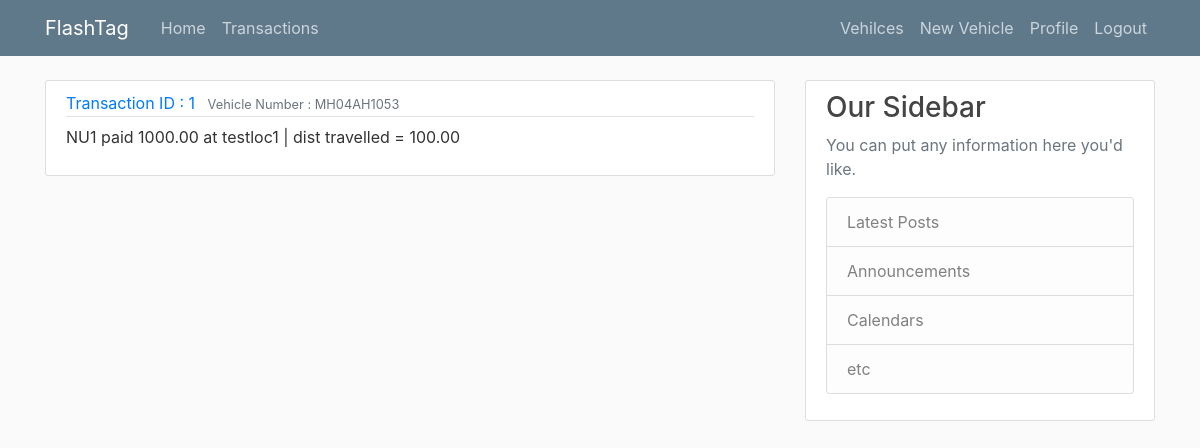
The app's page /transactions/ (signed in), older data.
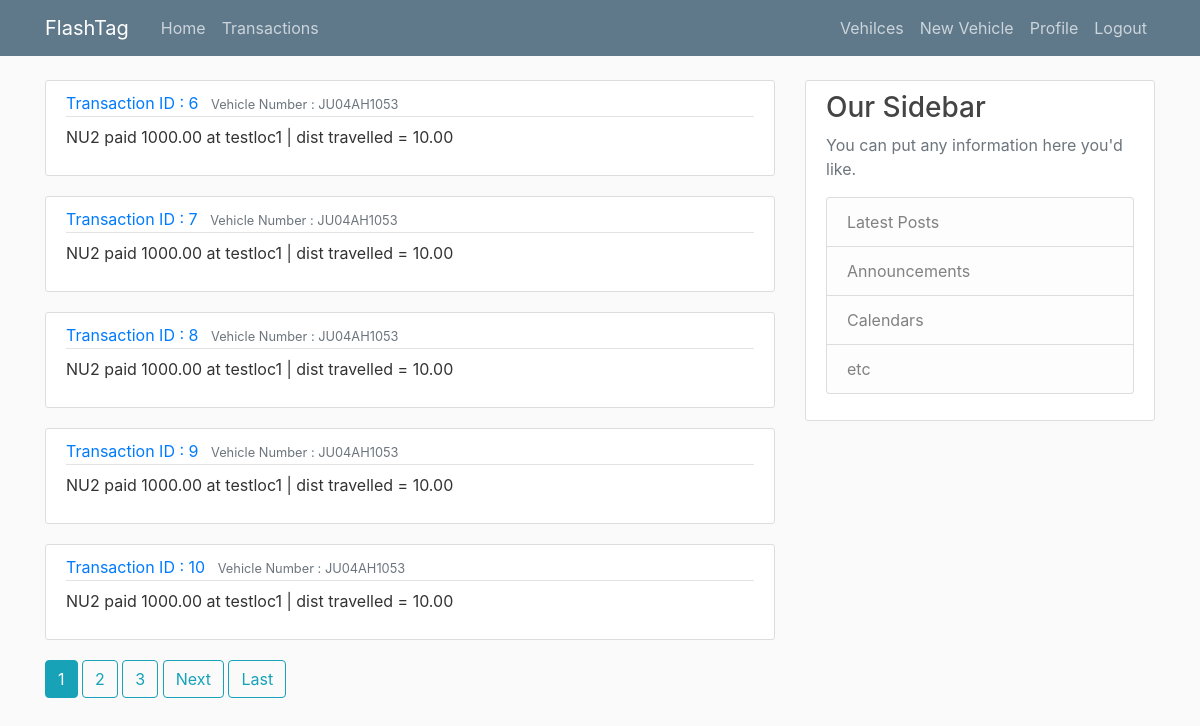
The same page, newer data.
### Transaction/models.py (models this page shows, shortened)
class Transaction(models.Model):
    user = models.ForeignKey(DjangoUser, on_delete=models.CASCADE)
    toll  = models.ForeignKey(Toll, on_delete=models.CASCADE)
    vehicle_number = models.ForeignKey(Vehicle, on_delete=models.CASCADE)
    vehicle_distance = models.DecimalField(max_digits=10,decimal_places=2)
    transaction_amount = models.DecimalField(max_digits=10,decimal_places=2)
    transaction_time = models.DateTimeField(default=timezone.now)
    transaction_status = models.PositiveSmallIntegerField(choices=STATUS_CHOICE,default=0)

### User/models.py (models this page shows, shortened)
class Vehicle(models.Model):
    user = models.ForeignKey(DjangoUser, on_delete=models.CASCADE)
    vehicle_number = models.CharField(max_length = 10,primary_key=True)
    vehicle_type = models.CharField(max_length = 10)
    vehicle_model = models.CharField(max_length = 10)
    vehicle_distance = models.DecimalField(max_digits=10,decimal_places=2,default=0)

### Toll/models.py (models this page shows, shortened)
class Toll(models.Model):
    toll_name = models.CharField(max_length = 30)
    toll_location = models.CharField(max_length = 30)
    toll_charge_per_km = models.DecimalField(max_digits=10,decimal_places=2,default=100.00)
    toll_price_collected = models.DecimalField(max_digits=10,decimal_places=2,default=0.00)

### Transaction/views.py (the view)
# urls.py: path('transactions/', Transaction_views.TransactionListView.as_view(), name='transactions-list'),
class TransactionListView(LoginRequiredMixin,ListView):
    model = Transaction
    template_name = 'Transaction/transaction_list.html'
    context_object_name = "Transactions"
    ordering = ['-transaction_time']
    paginate_by = 5
    def get_queryset(self):
        return Transaction.objects.all()

### Transaction/templates/Transaction/transaction_list.html (shortened to what this page needs)
{% extends "User/base.html" %}
{% block content %}
    {% for Transaction in Transactions %}
    <article class="media content-section">
        <div class="media-body">
          <div class="article-metadata">
            <a class="mr-2" href="{% url 'Transaction:Transaction-detail' Transaction.id %}"> Transaction ID : {{ Transaction.id }}</a>
            <small class="text-muted"> Vehicle Number : {{ Transaction.vehicle_number.vehicle_number }} </small>
          </div>
          <p class="article-content">{{ Transaction.user.username }} paid {{ Transaction.transaction_amount }} at {{ Transaction.toll.toll_location }} | dist travelled = {{ Transaction.vehicle_distance }}</p>
        </div>
      </article>
    {% endfor %}
    {% if is_paginated %}
      {% for num in page_obj.paginator.page_range %}
        {% if page_obj.number == num %}
          <a class="btn btn-info mb-4" href="?page={{ num }}">{{ num }}</a>
        {% elif num > page_obj.number|add:'-3' and num < page_obj.number|add:'3' %}
          <a class="btn btn-outline-info mb-4" href="?page={{ num }}">{{ num }}</a>
        {% endif %}
      {% endfor %}
      {% if page_obj.has_next %}
        <a class="btn btn-outline-info mb-4" href="?page={{ page_obj.next_page_number }}">Next</a>
        <a class="btn btn-outline-info mb-4" href="?page={{ page_obj.paginator.num_pages }}">Last</a>
      {% endif %}
    {% endif %}
{% endblock content %}

### User/templates/User/base.html (shortened to what this page needs)
{% load static %}
<!DOCTYPE html>
<html lang="en">
<head>
    <link rel="stylesheet" href="https://cdn.jsdelivr.net/npm/bootstrap@4.0.0/dist/css/bootstrap.min.css">
    <link rel="stylesheet" type="text/css" href="{% static 'User/main.css' %}">
</head>
<body>
    <header class="site-header">
        <nav class="navbar navbar-expand-md navbar-dark bg-steel fixed-top">
          <div class="container">
            <a class="navbar-brand mr-4" href="#">FlashTag</a>
            <div class="collapse navbar-collapse" id="navbarToggle">
              <div class="navbar-nav mr-auto">
                {% if user.is_authenticated %}
                <a class="nav-item nav-link" href="{% url 'User:User-home' user.username %}">Home</a>
                {% else %}
                <a class="nav-item nav-link" href="{% url 'User:User-landing' %}">Home</a>
                {% endif %}
                <a class="nav-item nav-link" href="{% url 'Transaction:transactions-list' %}">Transactions</a>
              </div>
              <div class="navbar-nav">
                {% if user.is_authenticated %}
                  <a class="nav-item nav-link" href="{% url 'User:User-vehicles' user.username %}">Vehilces</a>
                  <a class="nav-item nav-link" href="{% url 'User:User-register-vehicle' %}">New Vehicle</a>
                  <a class="nav-item nav-link" href="{% url 'User:User-profile' %}">Profile</a>
                  <a class="nav-item nav-link" href="{% url 'User:User-logout' %}">Logout</a>
                {% else %}
                <a class="nav-item nav-link" href="{% url 'User:User-login' %}">Login</a>
                <a class="nav-item nav-link" href="{% url 'User:User-register' %}">Register</a>
                {% endif %}
              </div>
            </div>
          </div>
        </nav>
      </header>
      <main role="main" class="container">
        <div class="row">
          <div class="col-md-8">
            {% block content %}{% endblock %}
          </div>
          <div class="col-md-4">
            <div class="content-section">
              <h3>Our Sidebar</h3>
              <p class='text-muted'>You can put any information here you'd like.
                <ul class="list-group">
                  <li class="list-group-item list-group-item-light">Latest Posts</li>
                  <li class="list-group-item list-group-item-light">Announcements</li>
                  <li class="list-group-item list-group-item-light">Calendars</li>
                  <li class="list-group-item list-group-item-light">etc</li>
                </ul>
              </p>
            </div>
          </div>
        </div>
      </main>
  </body>
</body>
</html>

### User/static/User/main.css (style rules this page uses)
body { background: #fafafa; color: #333333; margin-top: 5rem; }
h1, h2, h3, h4, h5, h6 { color: #444444; }
ul { margin: 0; }
.bg-steel { background-color: #5f788a; }
.site-header .navbar-nav .nav-link { color: #cbd5db; }
.content-section { background: #ffffff; padding: 10px 20px; border: 1px solid #dddddd; border-radius: 3px; margin-bottom: 20px; }
.article-content { white-space: pre-line; }
.article-metadata { padding-bottom: 1px; margin-bottom: 4px; border-bottom: 1px solid #e3e3e3 }

Row changes from the older to the newer data that the page shows:
removed Transaction: id "1", vehicle_number.vehicle_number "MH04AH1053", user.username "NU1", transaction_amount "1000.00", toll.toll_location "testloc1", vehicle_distance "100.00"
added Transaction: id "6", vehicle_number.vehicle_number "JU04AH1053", user.username "NU2", transaction_amount "1000.00", toll.toll_location "testloc1", vehicle_distance "10.00"
added Transaction: id "7", vehicle_number.vehicle_number "JU04AH1053", user.username "NU2", transaction_amount "1000.00", toll.toll_location "testloc1", vehicle_distance "10.00"
added Transaction: id "8", vehicle_number.vehicle_number "JU04AH1053", user.username "NU2", transaction_amount "1000.00", toll.toll_location "testloc1", vehicle_distance "10.00"
added Transaction: id "9", vehicle_number.vehicle_number "JU04AH1053", user.username "NU2", transaction_amount "1000.00", toll.toll_location "testloc1", vehicle_distance "10.00"
added Transaction: id "10", vehicle_number.vehicle_number "JU04AH1053", user.username "NU2", transaction_amount "1000.00", toll.toll_location "testloc1", vehicle_distance "10.00"
Text that changed along with them:
new list line: "1"
new list line: "2"
new list line: "3"
text now shown: "Next Last"
